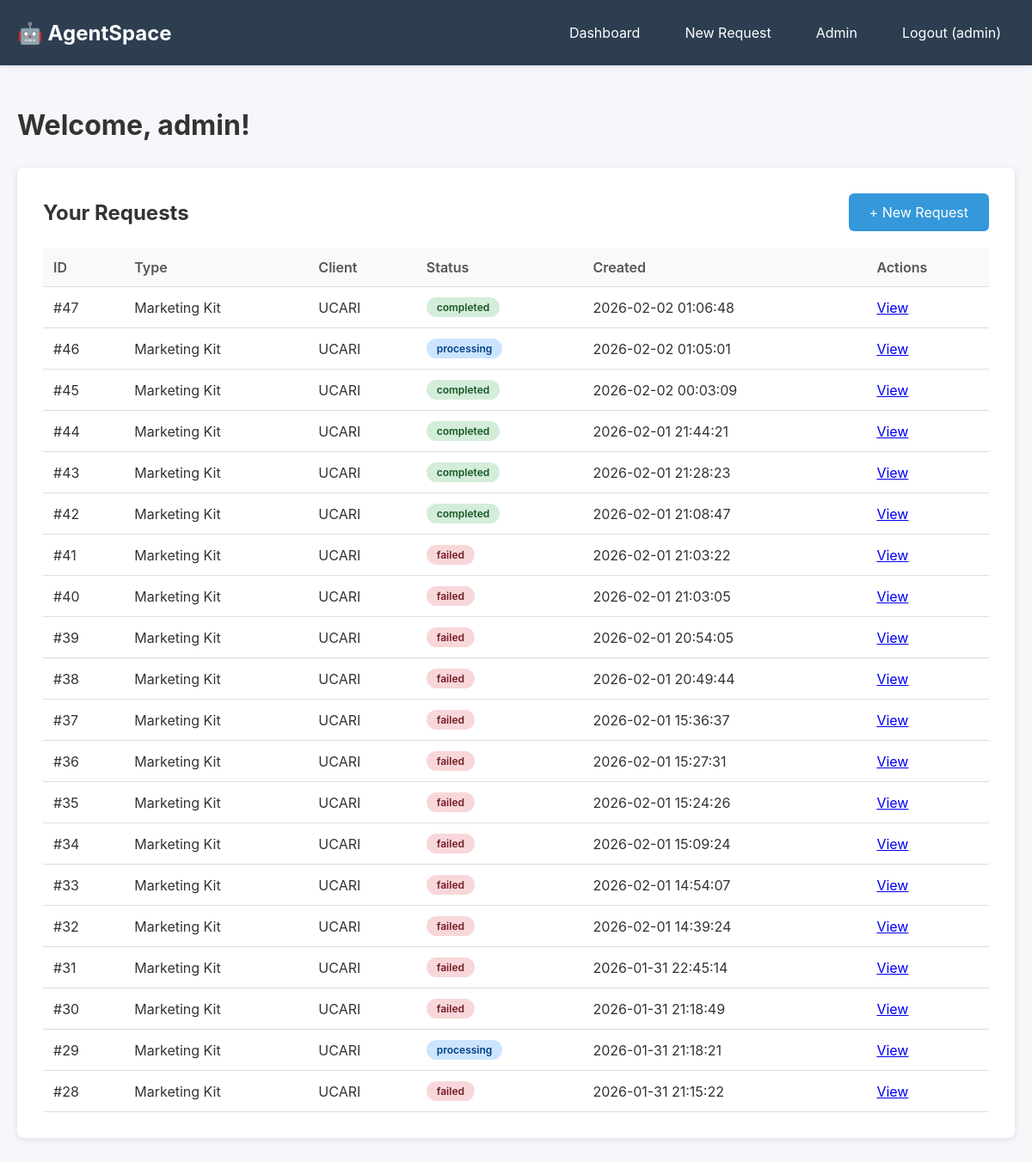
The page /dashboard (signed in) on the database as committed earlier.
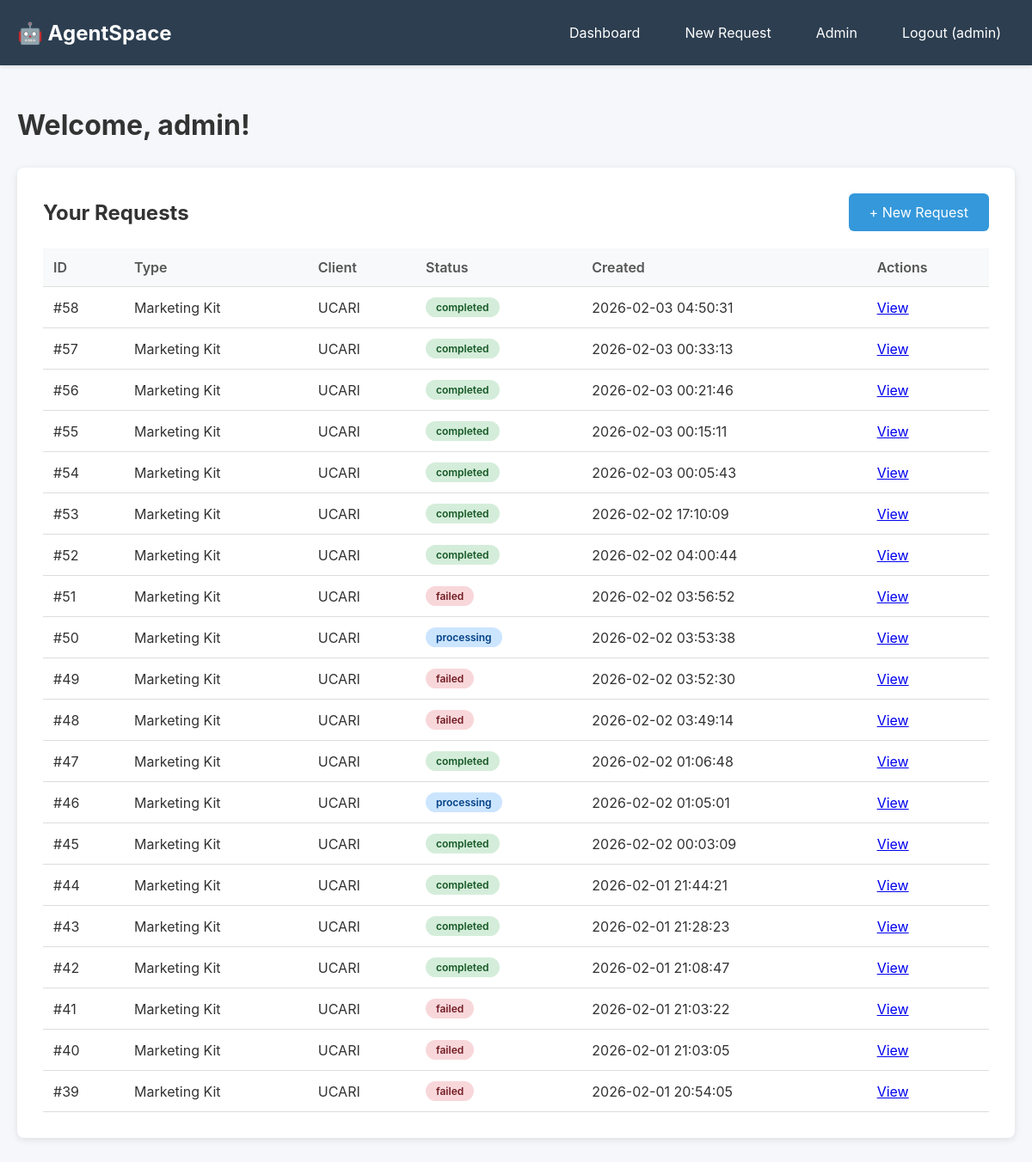
The same page on the database as committed later.
### tables this page shows
CREATE TABLE requests (
            id INTEGER PRIMARY KEY AUTOINCREMENT,
            user_id INTEGER NOT NULL,
            request_type TEXT NOT NULL,
            client_name TEXT NOT NULL,
            website TEXT,
            offerings TEXT,
            competitors TEXT,
            additional_info TEXT,
            status TEXT DEFAULT 'pending',
            json_output_path TEXT,
            docx_output_path TEXT,
            created_at TIMESTAMP DEFAULT CURRENT_TIMESTAMP,
            completed_at TIMESTAMP, design_style TEXT DEFAULT 'ai_powered', language_style TEXT DEFAULT 'swift_innovation',
            FOREIGN KEY (user_id) REFERENCES users (id)
        );

### agentspace_webapp.py (the view)
@app.route('/dashboard')
@login_required
def dashboard():
    conn = sqlite3.connect('agentspace.db')
    c = conn.cursor()
    c.execute('''
        SELECT id, request_type, client_name, status, created_at, completed_at
        FROM requests
        WHERE user_id = ?
        ORDER BY created_at DESC
        LIMIT 20
    ''', (current_user.id,))
    requests = c.fetchall()
    conn.close()
    return render_template('dashboard.html', requests=requests, user=current_user)

### agentspace_webapp.py (called while the page is built)
@login_manager.user_loader
def load_user(user_id):
    conn = sqlite3.connect('agentspace.db')
    c = conn.cursor()
    c.execute('SELECT id, username, email, is_admin FROM users WHERE id = ?', (user_id,))
    user_data = c.fetchone()
    conn.close()
    if user_data:
        return User(user_data[0], user_data[1], user_data[2], user_data[3])
    return None

### templates/dashboard.html (shortened to what this page needs)
{% extends "base.html" %}
{% block content %}
<h1 style="margin-bottom: 30px;">Welcome, {{ user.username }}!</h1>
<div class="card">
    <div style="display: flex; justify-content: space-between; align-items: center; margin-bottom: 20px;">
        <h2>Your Requests</h2>
        <a href="{{ url_for('new_request') }}" class="btn">+ New Request</a>
    </div>
    {% if requests %}
    <table>
        <thead>
            <tr>
                <th>ID</th>
                <th>Type</th>
                <th>Client</th>
                <th>Status</th>
                <th>Created</th>
                <th>Actions</th>
            </tr>
        </thead>
        <tbody>
            {% for req in requests %}
            <tr>
                <td>#{{ req[0] }}</td>
                <td>{{ req[1] }}</td>
                <td>{{ req[2] }}</td>
                <td><span class="status {{ req[3] }}">{{ req[3] }}</span></td>
                <td>{{ req[4] }}</td>
                <td><a href="{{ url_for('view_request', request_id=req[0]) }}">View</a></td>
            </tr>
            {% endfor %}
        </tbody>
    </table>
    {% else %}
    <p style="text-align: center; padding: 40px; color: #999;">
        No requests yet. <a href="{{ url_for('new_request') }}">Create your first one!</a>
    </p>
    {% endif %}
</div>
{% endblock %}

Rows that differ between the two databases and show on the page:
no longer on this page (row unchanged): requests: id "38", request_type "Marketing Kit", client_name "UCARI", status "failed", created_at "2026-02-01 20:49:44"
no longer on this page (row unchanged): requests: id "37", request_type "Marketing Kit", client_name "UCARI", status "failed", created_at "2026-02-01 15:36:37"
no longer on this page (row unchanged): requests: id "36", request_type "Marketing Kit", client_name "UCARI", status "failed", created_at "2026-02-01 15:27:31"
no longer on this page (row unchanged): requests: id "35", request_type "Marketing Kit", client_name "UCARI", status "failed", created_at "2026-02-01 15:24:26"
no longer on this page (row unchanged): requests: id "34", request_type "Marketing Kit", client_name "UCARI", status "failed", created_at "2026-02-01 15:09:24"
no longer on this page (row unchanged): requests: id "33", request_type "Marketing Kit", client_name "UCARI", status "failed", created_at "2026-02-01 14:54:07"
no longer on this page (row unchanged): requests: id "32", request_type "Marketing Kit", client_name "UCARI", status "failed", created_at "2026-02-01 14:39:24"
no longer on this page (row unchanged): requests: id "31", request_type "Marketing Kit", client_name "UCARI", status "failed", created_at "2026-01-31 22:45:14"
no longer on this page (row unchanged): requests: id "30", request_type "Marketing Kit", client_name "UCARI", status "failed", created_at "2026-01-31 21:18:49"
no longer on this page (row unchanged): requests: id "29", request_type "Marketing Kit", client_name "UCARI", status "processing", created_at "2026-01-31 21:18:21"
no longer on this page (row unchanged): requests: id "28", request_type "Marketing Kit", client_name "UCARI", status "failed", created_at "2026-01-31 21:15:22"
added requests: id "58", request_type "Marketing Kit", client_name "UCARI", status "completed", created_at "2026-02-03 04:50:31"
added requests: id "57", request_type "Marketing Kit", client_name "UCARI", status "completed", created_at "2026-02-03 00:33:13"
added requests: id "56", request_type "Marketing Kit", client_name "UCARI", status "completed", created_at "2026-02-03 00:21:46"
added requests: id "55", request_type "Marketing Kit", client_name "UCARI", status "completed", created_at "2026-02-03 00:15:11"
added requests: id "54", request_type "Marketing Kit", client_name "UCARI", status "completed", created_at "2026-02-03 00:05:43"
added requests: id "53", request_type "Marketing Kit", client_name "UCARI", status "completed", created_at "2026-02-02 17:10:09"
added requests: id "52", request_type "Marketing Kit", client_name "UCARI", status "completed", created_at "2026-02-02 04:00:44"
added requests: id "51", request_type "Marketing Kit", client_name "UCARI", status "failed", created_at "2026-02-02 03:56:52"
added requests: id "50", request_type "Marketing Kit", client_name "UCARI", status "processing", created_at "2026-02-02 03:53:38"
added requests: id "49", request_type "Marketing Kit", client_name "UCARI", status "failed", created_at "2026-02-02 03:52:30"
added requests: id "48", request_type "Marketing Kit", client_name "UCARI", status "failed", created_at "2026-02-02 03:49:14"
